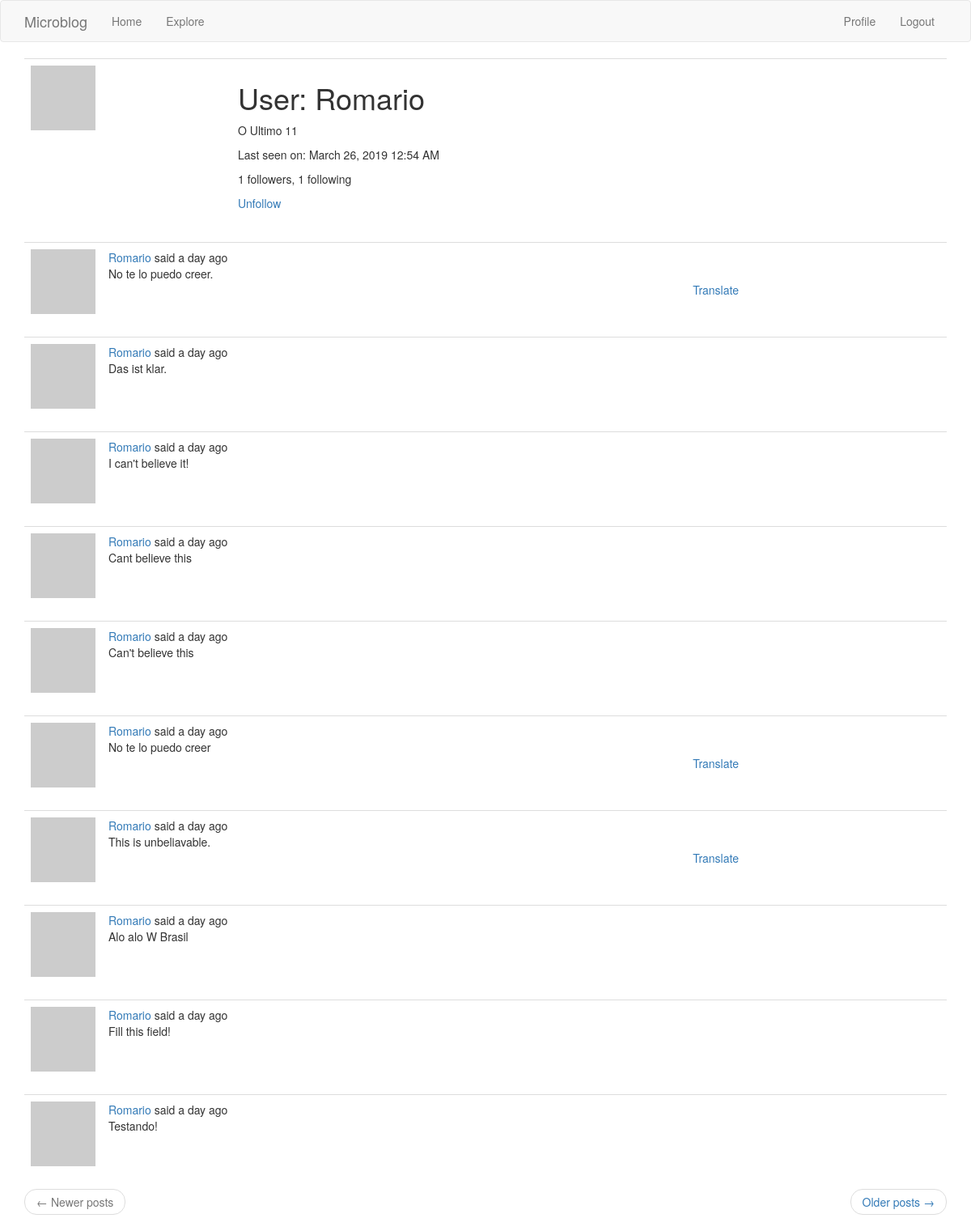
The app's page /user/Romario (signed in) with its own data.
### app/models.py (models this page shows, shortened)
class User(UserMixin,db.Model):
    id = db.Column(db.Integer, primary_key = True)
    username = db.Column(db.String(64), index=True, unique=True)
    email = db.Column(db.String(120), index=True, unique=True)
    password_hash = db.Column(db.String(128))
    posts = db.relationship('Post', backref='author', lazy='dynamic')
    about_me = db.Column(db.String(140))
    last_seen = db.Column(db.DateTime, default=datetime.utcnow)
    followed = db.relationship(
        'User', secondary=followers,
        primaryjoin=(followers.c.follower_id == id),
        secondaryjoin=(followers.c.followed_id == id),
        backref=db.backref('followers', lazy='dynamic'), lazy='dynamic')
    def avatar(self,size):
        digest = md5(self.email.lower().encode('utf-8')).hexdigest()
        return 'https://www.gravatar.com/avatar/{}?d=identicon&s={}'.format(
            digest, size)
    def is_following(self,user):
        return self.followed.filter(
            followers.c.followed_id == user.id).count() > 0

class Post(db.Model):
    id = db.Column(db.Integer, primary_key=True)
    body = db.Column(db.String(140))
    timestamp = db.Column(db.DateTime, index=True, default=datetime.utcnow)
    user_id = db.Column(db.Integer, db.ForeignKey('user.id'))
    language = db.Column(db.String(5))

### app/routes.py (the view)
@app.route('/user/<username>')
@login_required
def user(username):
    user = User.query.filter_by(username=username).first_or_404()
    page = request.args.get('page', 1, type=int)
    posts = user.posts.order_by(Post.timestamp.desc()).paginate(
        page, app.config['POSTS_PER_PAGE'], False)
    next_url = url_for('user', username=user.username, page=posts.next_num) \
        if posts.has_next else None
    prev_url = url_for('user', username=user.username, page=posts.prev_num) \
        if posts.has_prev else None
    return render_template('user.html', user=user, posts=posts.items,
                           next_url=next_url, prev_url=prev_url)

### app/models.py (called while the page is built)
@login.user_loader
def load_user(id):
    return User.query.get(int(id))

### app/routes.py (called while the page is built)
@app.before_request
def before_request():
    if current_user.is_authenticated:
        current_user.last_seen = datetime.utcnow()
        db.session.commit()
    g.locale = str(get_locale())

### app/templates/user.html
{% extends "base.html" %}
{% block app_content %}
    <table class="table table-hover">
        <tr>
            <td width="256px"><img src="{{ user.avatar(256) }}"></td>
            <td>
                <h1>{{ _('User') }}: {{ user.username }}</h1>
                {% if user.about_me %}<p>{{ user.about_me }}</p>{% endif %}
                {% if user.last_seen %}
                <p>{{ _('Last seen on') }}: {{ moment(user.last_seen).format('LLL') }}</p>
                {% endif %}
                <p>{{ _('%(count)d followers', count=user.followers.count()) }}, {{ _('%(count)d following', count=user.followed.count()) }}</p>
                {% if user == current_user %}
                <p><a href="{{ url_for('edit_profile') }}">{{ _('Edit your Profile') }}</a></p>
                {% elif not current_user.is_following(user) %}
                <p><a href="{{ url_for('follow', username=user.username) }}">{{ _('Follow') }}</a></p>
                {% else %}
                <p><a href="{{ url_for('unfollow', username=user.username) }}">{{ _('Unfollow') }}</a></p>
                {% endif %}
            </td>
        </tr>
    </table>
    {% for post in posts %}
        {% include '_post.html' %}
    {% endfor %}
    <nav aria-label="...">
        <ul class="pager">
            <li class="previous{% if not prev_url %} disabled{% endif %}">
                <a href="{{ prev_url or '#' }}">
                    <span aria-hidden="true">&larr;</span> {{ _('Newer posts') }}
                </a>
            </li>
            <li class="next{% if not next_url %} disabled{% endif %}">
                <a href="{{ next_url or '#' }}">
                    {{ _('Older posts') }} <span aria-hidden="true">&rarr;</span>
                </a>
            </li>
        </ul>
    </nav>
{% endblock %}

### app/templates/_post.html (shortened to what this page needs)
<table class="table table-hover">
    <tr>
        <td width="70px">
            <a href="{{ url_for('user', username=post.author.username) }}">
                <img src="{{ post.author.avatar(70) }}" />
            </a>
        </td>
        <td>
            {{ _('%(username)s said %(when)s',
                username=user_link, when=moment(post.timestamp).fromNow()) }}
            <br>
            <span id="post{{ post.id }}">{{ post.body }}</span>
        </td>
        <td>
            {% if post.language and post.language != g.locale %}
            <br><br>
            <span id="translation{{ post.id }}">
                <a href="javascript:translate(
                            '#post{{ post.id }}',
                            '#translation{{ post.id }}',
                            '{{ post.language }}',
                            '{{ g.locale }}');">{{ _('Translate') }}</a>
            </span>
            {% endif %}
        </td>
    </tr>
</table>

### records on screen
User: username "Romario", about_me "O Ultimo 11", last_seen "March 26, 2019 12:54 AM"
Post: body "No te lo puedo creer."
Post: body "Das ist klar."
Post: body "I can't believe it!"
Post: body "Cant believe this"
Post: body "Can't believe this"
Post: body "No te lo puedo creer"
Post: body "This is unbeliavable."
Post: body "Alo alo W Brasil"
Post: body "Fill this field!"
Post: body "Testando!"
